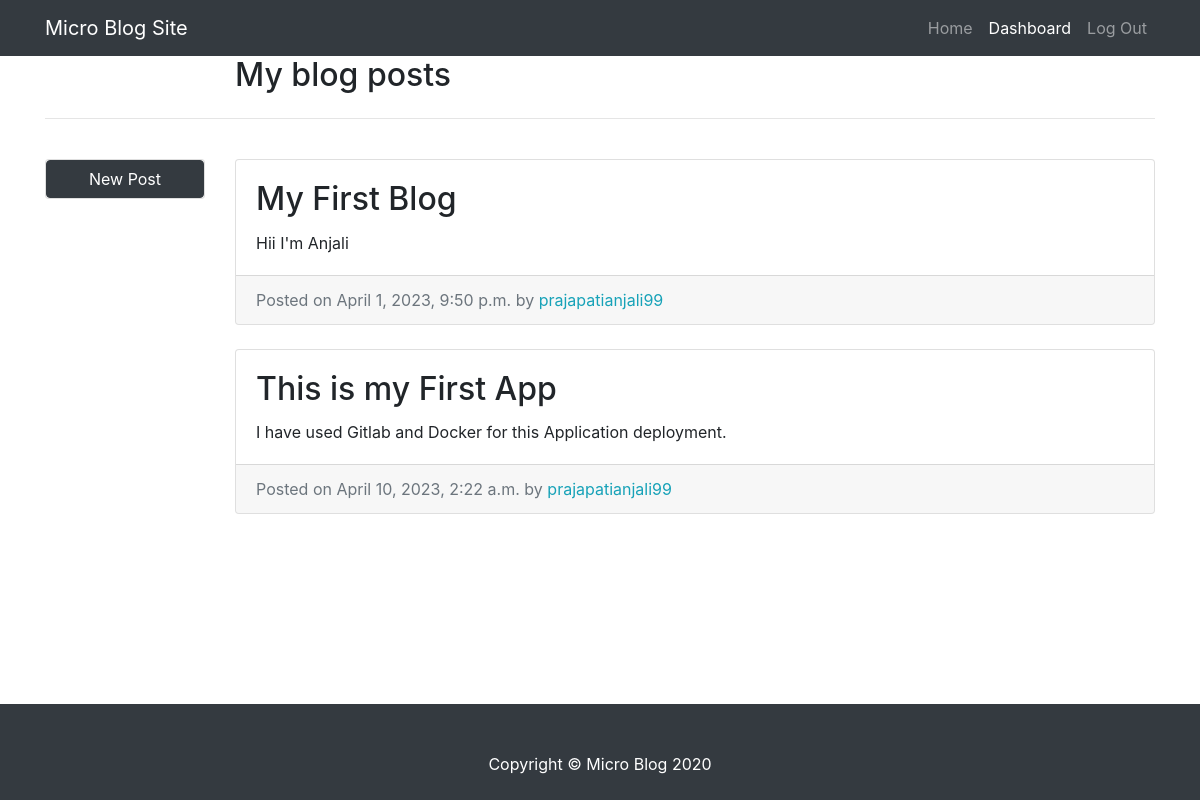
The app's page /dashboard/ (signed in), older data.
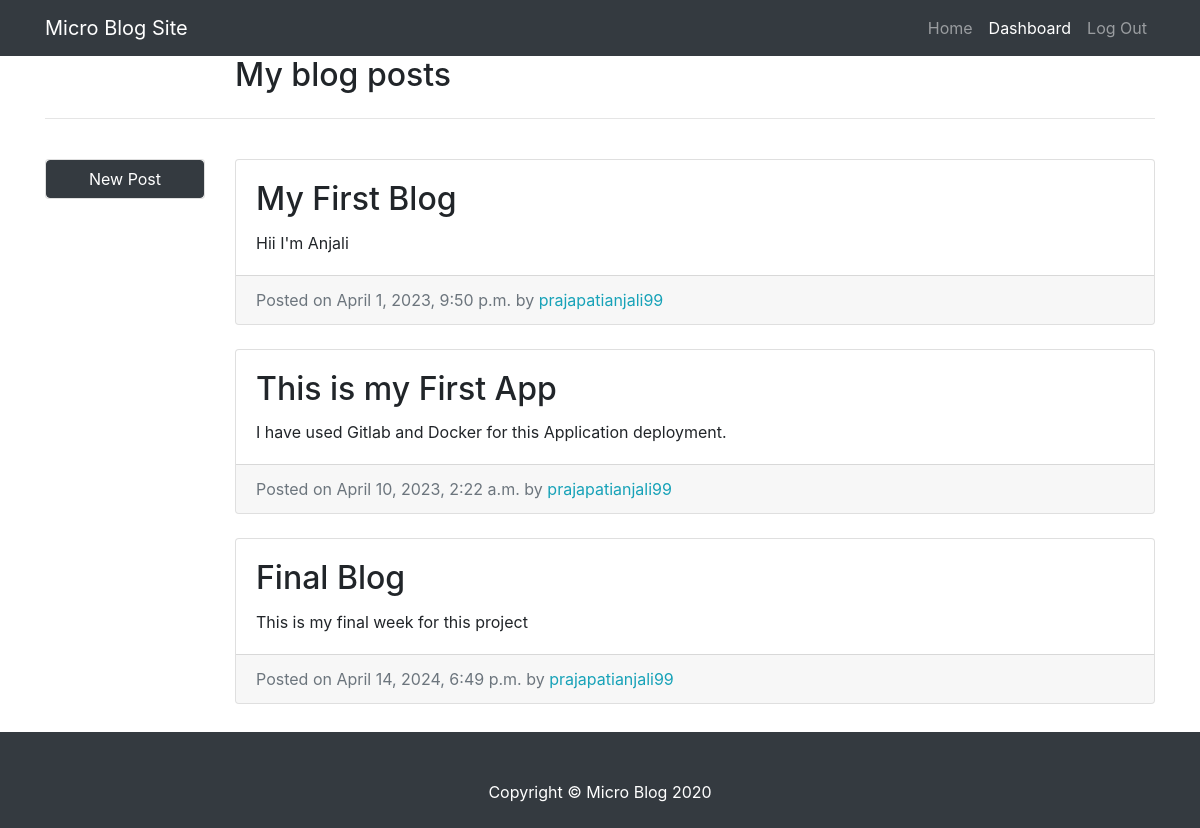
The same page, newer data.
### post/models.py (models this page shows, shortened)
class Post(models.Model):
    post_title = models.CharField(max_length=50)
    post_text = models.TextField(max_length=200)
    post_date = models.DateTimeField(auto_now_add=True)
    post_author = models.ForeignKey(User,on_delete=models.CASCADE)
    class Meta:
        verbose_name_plural = "Posts"

### post/views.py (the view)
# urls.py: path('dashboard/', DashboardView.as_view(), name = 'user-dashboard'),
class DashboardView(LoginRequiredMixin,ListView):
    model = Post
    template_name = "dashboard.html"
    context_object_name = 'post_entries'
    paginate_by = 3
    def get_queryset(self):
        return Post.objects.filter(post_author = self.request.user)

### templates/dashboard.html (shortened to what this page needs)
{% extends 'base.html' %}
  {% block extra_css %}
    <link href="/static/css/blog-home.css" rel="stylesheet">
  {% endblock extra_css %}
  {% block content %}
    <div class="row">
        <div class="col-md-2"></div>
        <div class="col-md-10">
            <h2>My blog posts</h2>
        </div>
    </div>
    <hr />
    <div class="row">
      <div class="col-md-2">
        <div class="card my-4">
            <button id="new_post" style="width:100%;" class="btn btn-dark">New Post</button>
        </div>
      </div>
      <div class="col-md-10">
        {% for post in post_entries %}
          <div class="card mb-4 mt-4">
            <div class="card-body">
              <h2 class="card-title">{{post.post_title}}</h2>
              <p class="card-text">{{post.post_text}}</p>
            </div>
            <div class="card-footer text-muted">
              Posted on {{post.post_date}} by
              <span class= "text-info mr-2">{{post.post_author}}</span>
            </div>
          </div>
        {% endfor %}
      </div>
    </div>
  {% endblock %}

### templates/base.html (shortened to what this page needs)
{% url 'user-dashboard' as dashboard %}
{% url 'blog-home' as blog_home %}
{% url 'account_login' as login %}
{% url 'account_signup' as signup %}
{% url 'account_logout' as logout %}
<!DOCTYPE html>
<html lang="en">
  <head>
{% block css %}
    <link href="/static/vendor/bootstrap/css/bootstrap.min.css" rel="stylesheet">
    <link href="/static/css/custom.css" rel="stylesheet">
{% endblock css %}
{% block extra_css %}
{% endblock extra_css %}
</head>
<body>
  <nav class="navbar navbar-expand-lg navbar-dark bg-dark fixed-top">
    <div class="container">
      <a class="navbar-brand" href="#">Micro Blog Site</a>
      <div class="collapse navbar-collapse" id="navbarResponsive">
        <ul class="navbar-nav ml-auto">
              <li class="nav-item">
                <a class="nav-link {% if request.path == blog_home %} active {% endif %}" href="{% url 'blog-home' %}">Home</a>
              </li>
            {% if user.is_anonymous %}
              <li class="nav-item">
                <a class="nav-link {% if request.path == login %} active {% endif %}" href="{% url 'account_login' %}">Log In</a>
              </li>
              <li class="nav-item">
                <a class="nav-link {% if request.path == signup %} active {% endif %}" href="{% url 'account_signup' %}">Sign Up</a>
              </li>
            {% else %}
              <li class="nav-item">
                <a class="nav-link  {% if request.path == dashboard %} active {% endif %}" href="{% url 'user-dashboard' %}">Dashboard</a>
              </li>
              <li class="nav-item">
                <a class="nav-link  {% if request.path == logout %} active {% endif %}" href="{% url 'account_logout' %}">Log Out</a>
              </li>
            {% endif %}
        </ul>
      </div>
    </div>
  </nav>
<div class="main_content" style="margin-bottom:100px;">
    <div class="container">
  {% block content %}
  {% endblock %}
  </div>
</div>
  <footer class="py-5 bg-dark footer">
    <div class="container">
      <p class="m-0 text-center text-white">Copyright &copy; Micro Blog  2020</p>
    </div>
  </footer>
  </body>
</html>

### static/css/custom.css (style rules this page uses)
.footer { position: fixed; left: 0; bottom: 0; height: 50px; width: 100%; margin-top: 100px; }

### static/css/blog-home.css (style rules this page uses)
body { padding-top: 56px; }

Row changes from the older to the newer data that the page shows:
added Post: post_title "Final Blog", post_text "This is my final week for this project", post_date "April 14, 2024, 6:49 p.m.", post_author "prajapatianjali99"
